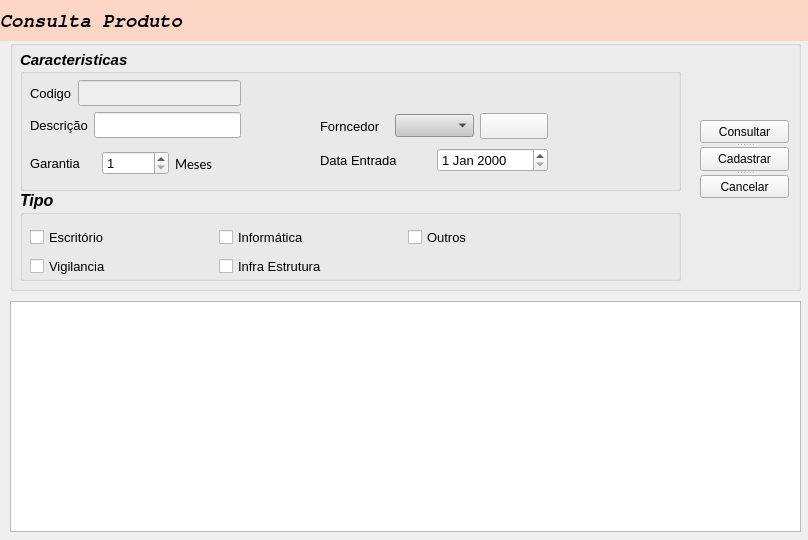
<?xml version="1.0" encoding="UTF-8"?>
<ui version="4.0">
 <class>Form</class>
 <widget class="QWidget" name="Form">
  <property name="geometry">
   <rect>
    <x>0</x>
    <y>0</y>
    <width>808</width>
    <height>540</height>
   </rect>
  </property>
  <property name="minimumSize">
   <size>
    <width>808</width>
    <height>540</height>
   </size>
  </property>
  <property name="maximumSize">
   <size>
    <width>808</width>
    <height>540</height>
   </size>
  </property>
  <property name="windowTitle">
   <string>Consulta Produto</string>
  </property>
  <property name="windowIcon">
   <iconset resource="recursos.qrc">
    <normaloff>:/img/img/configure_database_16704.ico</normaloff>:/img/img/configure_database_16704.ico</iconset>
  </property>
  <widget class="QLabel" name="label_6">
   <property name="geometry">
    <rect>
     <x>0</x>
     <y>0</y>
     <width>811</width>
     <height>41</height>
    </rect>
   </property>
   <property name="styleSheet">
    <string notr="true">background-color:  rgba(255, 207, 183, 200);</string>
   </property>
   <property name="text">
    <string/>
   </property>
  </widget>
  <widget class="QLabel" name="label_3">
   <property name="geometry">
    <rect>
     <x>0</x>
     <y>10</y>
     <width>221</width>
     <height>21</height>
    </rect>
   </property>
   <property name="font">
    <font>
     <family>FreeMono</family>
     <pointsize>14</pointsize>
     <weight>75</weight>
     <italic>true</italic>
     <bold>true</bold>
    </font>
   </property>
   <property name="styleSheet">
    <string notr="true"/>
   </property>
   <property name="text">
    <string>Consulta Produto</string>
   </property>
  </widget>
  <widget class="QLabel" name="label">
   <property name="geometry">
    <rect>
     <x>720</x>
     <y>10</y>
     <width>81</width>
     <height>71</height>
    </rect>
   </property>
   <property name="styleSheet">
    <string notr="true">image: url(:/img/img/icons8-view-80.png);</string>
   </property>
   <property name="text">
    <string/>
   </property>
  </widget>
  <widget class="QGroupBox" name="groupBox">
   <property name="geometry">
    <rect>
     <x>10</x>
     <y>40</y>
     <width>791</width>
     <height>251</height>
    </rect>
   </property>
   <property name="title">
    <string/>
   </property>
   <widget class="QGroupBox" name="groupBox_2">
    <property name="geometry">
     <rect>
      <x>10</x>
      <y>150</y>
      <width>661</width>
      <height>91</height>
     </rect>
    </property>
    <property name="font">
     <font>
      <pointsize>12</pointsize>
      <weight>75</weight>
      <italic>true</italic>
      <bold>true</bold>
     </font>
    </property>
    <property name="title">
     <string>Tipo</string>
    </property>
    <widget class="QWidget" name="layoutWidget">
     <property name="geometry">
      <rect>
       <x>10</x>
       <y>35</y>
       <width>561</width>
       <height>56</height>
      </rect>
     </property>
     <layout class="QGridLayout" name="gridLayout_4">
      <item row="0" column="1">
       <widget class="QCheckBox" name="informatica">
        <property name="font">
         <font>
          <pointsize>10</pointsize>
          <weight>50</weight>
          <italic>false</italic>
          <bold>false</bold>
         </font>
        </property>
        <property name="text">
         <string>Informática</string>
        </property>
       </widget>
      </item>
      <item row="0" column="2">
       <widget class="QCheckBox" name="outros">
        <property name="font">
         <font>
          <pointsize>10</pointsize>
          <weight>50</weight>
          <italic>false</italic>
          <bold>false</bold>
         </font>
        </property>
        <property name="text">
         <string>Outros</string>
        </property>
       </widget>
      </item>
      <item row="1" column="0">
       <widget class="QCheckBox" name="vigilancia">
        <property name="font">
         <font>
          <pointsize>10</pointsize>
          <weight>50</weight>
          <italic>false</italic>
          <bold>false</bold>
         </font>
        </property>
        <property name="text">
         <string>Vigilancia</string>
        </property>
       </widget>
      </item>
      <item row="1" column="1" colspan="2">
       <widget class="QCheckBox" name="infraestrutura">
        <property name="font">
         <font>
          <pointsize>10</pointsize>
          <weight>50</weight>
          <italic>false</italic>
          <bold>false</bold>
         </font>
        </property>
        <property name="text">
         <string>Infra Estrutura</string>
        </property>
       </widget>
      </item>
      <item row="0" column="0">
       <widget class="QCheckBox" name="escritorio">
        <property name="font">
         <font>
          <pointsize>10</pointsize>
          <weight>50</weight>
          <italic>false</italic>
          <bold>false</bold>
         </font>
        </property>
        <property name="text">
         <string>Escritório</string>
        </property>
       </widget>
      </item>
     </layout>
    </widget>
   </widget>
   <widget class="QSplitter" name="splitter_3">
    <property name="geometry">
     <rect>
      <x>10</x>
      <y>50</y>
      <width>337</width>
      <height>23</height>
     </rect>
    </property>
    <property name="orientation">
     <enum>Qt::Horizontal</enum>
    </property>
   </widget>
   <widget class="QSplitter" name="splitter_2">
    <property name="geometry">
     <rect>
      <x>10</x>
      <y>80</y>
      <width>337</width>
      <height>23</height>
     </rect>
    </property>
    <property name="orientation">
     <enum>Qt::Horizontal</enum>
    </property>
   </widget>
   <widget class="QSplitter" name="splitter">
    <property name="geometry">
     <rect>
      <x>690</x>
      <y>80</y>
      <width>89</width>
      <height>78</height>
     </rect>
    </property>
    <property name="orientation">
     <enum>Qt::Vertical</enum>
    </property>
    <widget class="QPushButton" name="consultar">
     <property name="text">
      <string>Consultar</string>
     </property>
     <property name="icon">
      <iconset resource="recursos.qrc">
       <normaloff>:/img/img/icons8-search-filled.svg</normaloff>:/img/img/icons8-search-filled.svg</iconset>
     </property>
    </widget>
    <widget class="QPushButton" name="cadastrar">
     <property name="text">
      <string>Cadastrar</string>
     </property>
     <property name="icon">
      <iconset resource="recursos.qrc">
       <normaloff>:/img/img/icons8-product-26.png</normaloff>:/img/img/icons8-product-26.png</iconset>
     </property>
    </widget>
    <widget class="QPushButton" name="cancelar">
     <property name="text">
      <string>Cancelar</string>
     </property>
     <property name="icon">
      <iconset resource="recursos.qrc">
       <normaloff>:/img/img/icons8-cancelar.svg</normaloff>:/img/img/icons8-cancelar.svg</iconset>
     </property>
    </widget>
   </widget>
   <widget class="QGroupBox" name="groupBox_3">
    <property name="geometry">
     <rect>
      <x>10</x>
      <y>10</y>
      <width>661</width>
      <height>141</height>
     </rect>
    </property>
    <property name="font">
     <font>
      <pointsize>11</pointsize>
      <weight>75</weight>
      <italic>true</italic>
      <bold>true</bold>
     </font>
    </property>
    <property name="title">
     <string>Caracteristicas</string>
    </property>
    <widget class="QWidget" name="layoutWidget_18">
     <property name="geometry">
      <rect>
       <x>10</x>
       <y>30</y>
       <width>211</width>
       <height>103</height>
      </rect>
     </property>
     <layout class="QVBoxLayout" name="verticalLayout_7">
      <item>
       <layout class="QHBoxLayout" name="horizontalLayout_10">
        <item>
         <widget class="QLabel" name="label_26">
          <property name="font">
           <font>
            <pointsize>10</pointsize>
            <weight>50</weight>
            <italic>false</italic>
            <bold>false</bold>
           </font>
          </property>
          <property name="text">
           <string>Codigo</string>
          </property>
         </widget>
        </item>
        <item>
         <widget class="QLineEdit" name="codigo_4">
          <property name="enabled">
           <bool>false</bool>
          </property>
         </widget>
        </item>
       </layout>
      </item>
      <item>
       <layout class="QHBoxLayout" name="horizontalLayout_11">
        <item>
         <widget class="QLabel" name="label_27">
          <property name="font">
           <font>
            <pointsize>10</pointsize>
            <weight>50</weight>
            <italic>false</italic>
            <bold>false</bold>
           </font>
          </property>
          <property name="text">
           <string>Descrição</string>
          </property>
         </widget>
        </item>
        <item>
         <widget class="QLineEdit" name="descricao_4">
          <property name="enabled">
           <bool>true</bool>
          </property>
         </widget>
        </item>
       </layout>
      </item>
      <item>
       <layout class="QHBoxLayout" name="horizontalLayout_12">
        <item>
         <widget class="QLabel" name="label_28">
          <property name="font">
           <font>
            <pointsize>10</pointsize>
            <weight>50</weight>
            <italic>false</italic>
            <bold>false</bold>
           </font>
          </property>
          <property name="text">
           <string>Garantia</string>
          </property>
         </widget>
        </item>
        <item>
         <widget class="QSpinBox" name="garantia_4">
          <property name="font">
           <font>
            <pointsize>10</pointsize>
            <weight>50</weight>
            <italic>false</italic>
            <bold>false</bold>
           </font>
          </property>
          <property name="minimum">
           <number>1</number>
          </property>
         </widget>
        </item>
        <item>
         <widget class="QLabel" name="label_29">
          <property name="font">
           <font>
            <family>Lato</family>
            <pointsize>10</pointsize>
            <weight>50</weight>
            <italic>false</italic>
            <bold>false</bold>
            <kerning>false</kerning>
           </font>
          </property>
          <property name="text">
           <string>Meses</string>
          </property>
         </widget>
        </item>
       </layout>
      </item>
     </layout>
    </widget>
    <widget class="QWidget" name="layoutWidget_19">
     <property name="geometry">
      <rect>
       <x>300</x>
       <y>60</y>
       <width>228</width>
       <height>65</height>
      </rect>
     </property>
     <layout class="QVBoxLayout" name="verticalLayout_8">
      <item>
       <layout class="QHBoxLayout" name="horizontalLayout_13">
        <item>
         <widget class="QLabel" name="label_30">
          <property name="font">
           <font>
            <pointsize>10</pointsize>
            <weight>50</weight>
            <italic>false</italic>
            <bold>false</bold>
           </font>
          </property>
          <property name="text">
           <string>Forncedor</string>
          </property>
         </widget>
        </item>
        <item>
         <widget class="QComboBox" name="fornecedor_4">
          <property name="font">
           <font>
            <pointsize>10</pointsize>
           </font>
          </property>
          <property name="styleSheet">
           <string notr="true">background-color:  rgb(200,200,200);</string>
          </property>
         </widget>
        </item>
        <item>
         <widget class="QPushButton" name="adicionar_4">
          <property name="text">
           <string/>
          </property>
          <property name="icon">
           <iconset resource="recursos.qrc">
            <normaloff>:/img/img/icons8-plus.svg</normaloff>:/img/img/icons8-plus.svg</iconset>
          </property>
         </widget>
        </item>
       </layout>
      </item>
      <item>
       <layout class="QHBoxLayout" name="horizontalLayout_14">
        <item>
         <widget class="QLabel" name="label_31">
          <property name="font">
           <font>
            <pointsize>10</pointsize>
            <weight>50</weight>
            <italic>false</italic>
            <bold>false</bold>
           </font>
          </property>
          <property name="text">
           <string>Data Entrada</string>
          </property>
         </widget>
        </item>
        <item>
         <widget class="QDateEdit" name="data_entrada_4">
          <property name="font">
           <font>
            <pointsize>10</pointsize>
            <weight>50</weight>
            <italic>false</italic>
            <bold>false</bold>
           </font>
          </property>
         </widget>
        </item>
       </layout>
      </item>
     </layout>
    </widget>
   </widget>
  </widget>
  <widget class="QTableWidget" name="tabela">
   <property name="geometry">
    <rect>
     <x>10</x>
     <y>301</y>
     <width>791</width>
     <height>231</height>
    </rect>
   </property>
  </widget>
  <zorder>label_6</zorder>
  <zorder>label_3</zorder>
  <zorder>groupBox</zorder>
  <zorder>label</zorder>
  <zorder>tabela</zorder>
 </widget>
 <tabstops>
  <tabstop>descricao_4</tabstop>
  <tabstop>garantia_4</tabstop>
  <tabstop>fornecedor_4</tabstop>
  <tabstop>data_entrada_4</tabstop>
  <tabstop>outros</tabstop>
  <tabstop>escritorio</tabstop>
  <tabstop>informatica</tabstop>
  <tabstop>infraestrutura</tabstop>
  <tabstop>tabela</tabstop>
  <tabstop>codigo_4</tabstop>
  <tabstop>vigilancia</tabstop>
  <tabstop>consultar</tabstop>
  <tabstop>cadastrar</tabstop>
  <tabstop>adicionar_4</tabstop>
  <tabstop>cancelar</tabstop>
 </tabstops>
 <resources>
  <include location="recursos.qrc"/>
 </resources>
 <connections/>
</ui>
